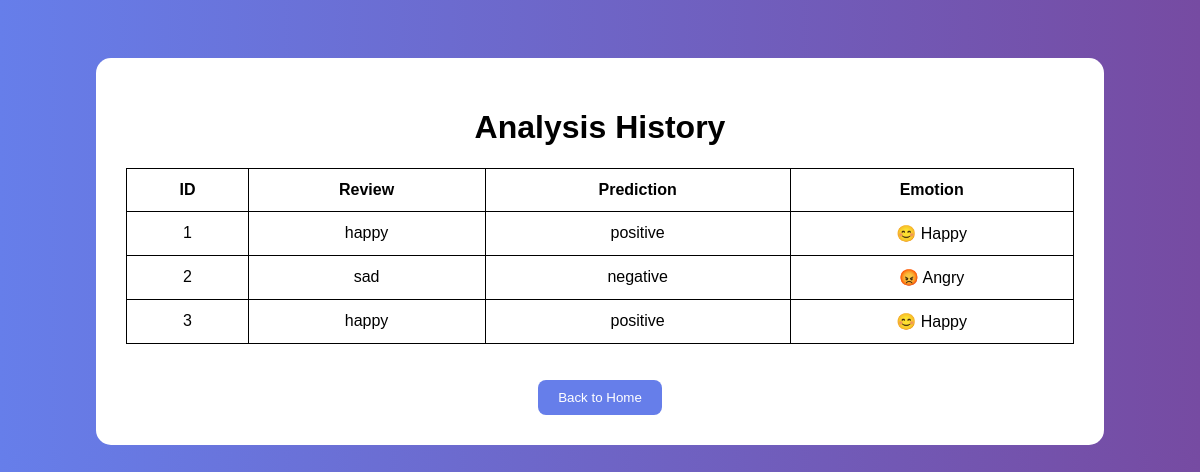
Before: /history with the older database file.
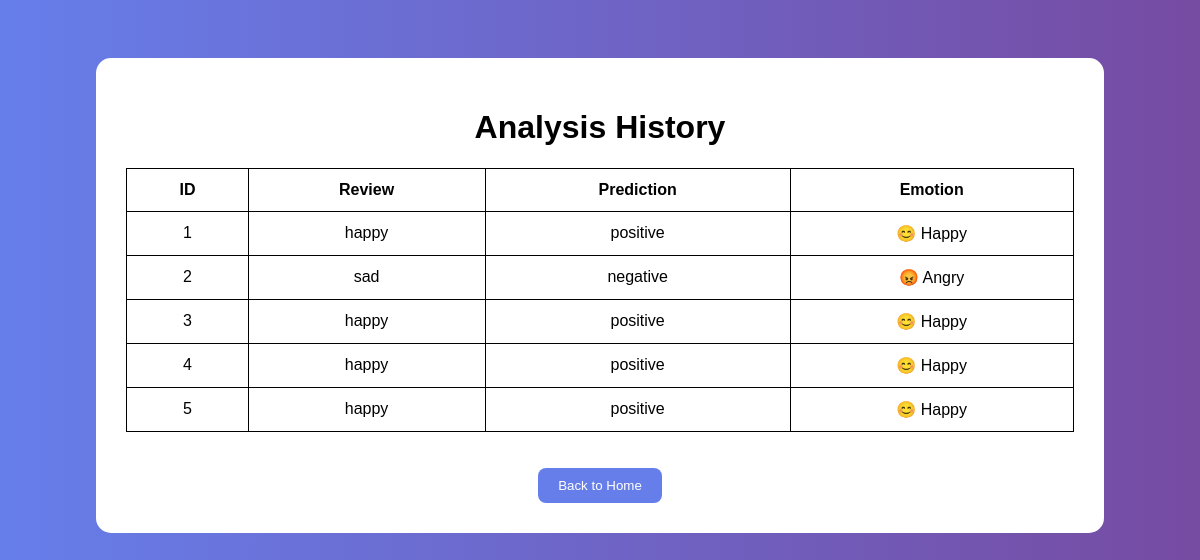
After: the same page with the newer database file.
### tables this page shows
CREATE TABLE history (
    id INTEGER PRIMARY KEY AUTOINCREMENT,
    review TEXT,
    prediction TEXT,
    emotion TEXT
);

### app.py (the view)
@app.route("/history")
def history():
    conn = sqlite3.connect("history.db")
    cursor = conn.cursor()
    cursor.execute("SELECT * FROM history")
    data = cursor.fetchall()
    conn.close()
    return render_template(
        "history.html",
        history=data
    )

### templates/history.html (shortened to what this page needs)
<!DOCTYPE html>
<html>
<head>
</head>
<body>
    <div class="container">
        <h1>Analysis History</h1>
        <table>
            <tr>
                <th>ID</th>
                <th>Review</th>
                <th>Prediction</th>
                <th>Emotion</th>
            </tr>
            {% for item in history %}
            <tr>
                <td>{{ item[0] }}</td>
                <td>{{ item[1] }}</td>
                <td>{{ item[2] }}</td>
                <td>{{ item[3] }}</td>
            </tr>
            {% endfor %}
        </table>
        <br><br>
        <a href="/home">
            <button>
                Back to Home
            </button>
        </a>
    </div>
</body>
</html>

### templates/history.html (style rules this page uses)
body { font-family: Arial; background: linear-gradient(to right, #667eea, #764ba2); color: white; text-align: center; padding-top: 50px; }
.container { background: white; color: black; width: 80%; margin: auto; padding: 30px; border-radius: 15px; }
table { width: 100%; border-collapse: collapse; margin-top: 20px; }
th, td { border: 1px solid black; padding: 12px; }
button { background: #667eea; color: white; border: none; padding: 10px 20px; cursor: pointer; border-radius: 8px; }

Changed rows visible on the page:
added history: id "4", review "happy", prediction "positive", emotion "😊 Happy"
added history: id "5", review "happy", prediction "positive", emotion "😊 Happy"
